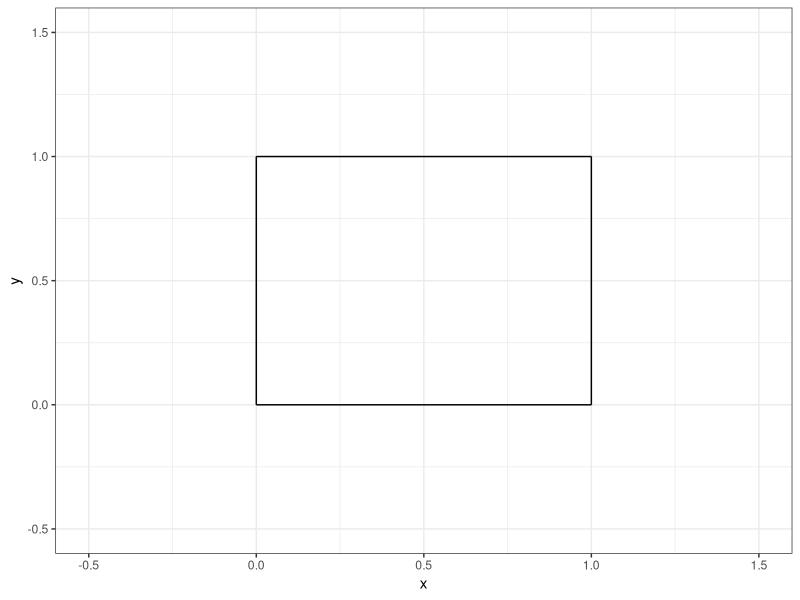
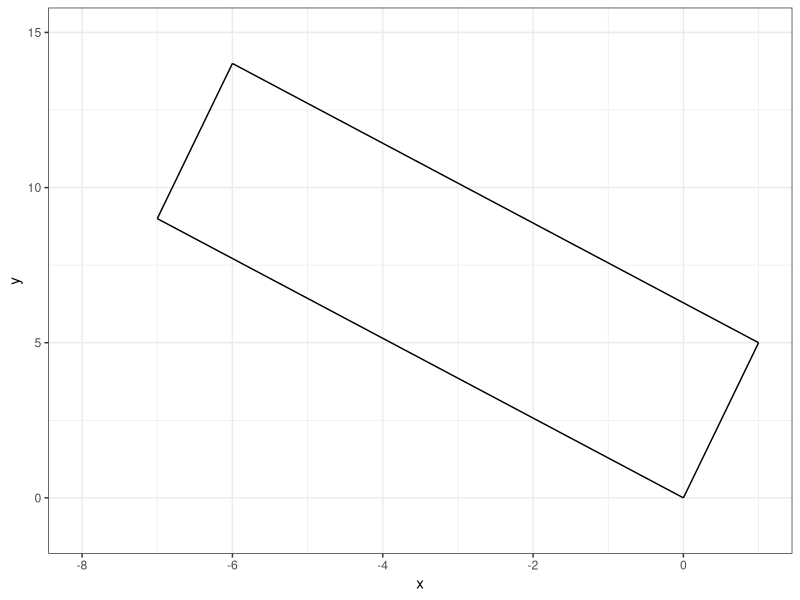

The R script that drew these images, in order:
## ---- chunk 1
#| echo: false

default_chunk_hook  <- knitr::knit_hooks$get("chunk")

latex_font_size <- c("Huge", "huge", "LARGE", "Large", 
                     "large", "normalsize", "small", 
                     "footnotesize", "scriptsize", "tiny")

knitr::knit_hooks$set(chunk = function(x, options) {
  x <- default_chunk_hook(x, options)
  if(options$size %in% latex_font_size) {
    paste0("\n \\", options$size, "\n\n", 
      x, 
      "\n\n \\normalsize"
    )
  } else {
    x
  }
})

## ---- chunk 2
#| label: load-packages
#| include: false
library(tidyverse)
## ---- chunk 3
#| label: fig-unitsquare
#| fig-cap: "The unit square."
#| fig-width: 3
#| fig-height: 3
#| scale: "80%"
#| fig-align: "center"
#| size: "scriptsize"
ggplot() +
  geom_segment(aes(x = 0, xend = 0,
                   y=0, yend = 1))+
  geom_segment(aes(x = 0, xend = 1,
                   y=1, yend = 1))+
  geom_segment(aes(x = 1, xend = 1,
                   y=0, yend = 1))+
  geom_segment(aes(x = 0, xend = 1,
                   y=0, yend = 0)) +
  theme_bw() + 
  xlim(-0.5, 1.5)+
  ylim(-0.5, 1.5)+
  labs(x = "x", 
       y = "y")
## ---- chunk 4
#| size: "scriptsize"
#| code-fold: FALSE
 
(A = matrix(data=c(1,-7,5,9), nrow=2, ncol=2, byrow=TRUE))
## ---- chunk 5
#| size: "scriptsize"
#| code-fold: FALSE

(M = diag(2))
(T = A %*% M)
## ---- chunk 6
#| size: "scriptsize"
#| code-fold: FALSE
(basis.vector.1 = T[,1])
(basis.vector.2 = T[,2])
## ---- chunk 7
#| size: "scriptsize"
#| code-fold: FALSE
(p.0 = c(0,0))
(p.1 = basis.vector.1)
(p.2 = basis.vector.1 + basis.vector.2)
(p.3 = basis.vector.2)
## ---- chunk 8
#| label: fig-part-e
#| fig-cap: "The unit square (part e)."
#| fig-width: 3
#| fig-height: 3
#| scale: "80%"
#| fig-align: "center"
#| size: "scriptsize"
ggplot() +
  geom_segment(aes(x = p.0[1], xend = p.1[1],
                   y=p.0[2], yend = p.1[2]))+
  geom_segment(aes(x = p.1[1], xend = p.2[1],
                   y=p.1[2], yend = p.2[2]))+
  geom_segment(aes(x = p.2[1], xend = p.3[1],
                   y=p.2[2], yend = p.3[2]))+
  geom_segment(aes(x = p.3[1], xend = p.0[1],
                   y=p.3[2], yend = p.0[2])) +
  theme_bw() + 
  xlim(-8, 1)+
  ylim(-1, 15)+
  labs(x = "x", 
       y = "y")
## ---- chunk 9
#| size: "scriptsize"
#| code-fold: FALSE
(det.A = det(A))
## ---- chunk 10
#| size: "scriptsize"
#| code-fold: FALSE
 
(A = matrix(data=c(1,2,2,4), nrow=2, ncol=2, byrow=TRUE))
